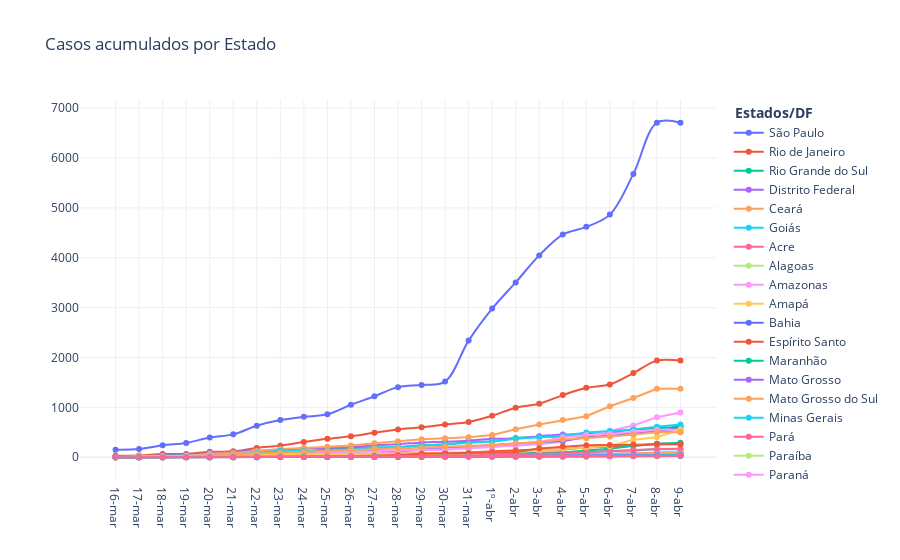

Here is the notebook cell this chart was saved with:
### Markdown cell above
![Figura1 Acumulado dos casos no Brasil por dia](IMG/AcumuladoBrasilDia.png)

### Code cell
# Plot confirmed cases
fig = go.Figure(
    [
        go.Scatter(x = acumulado_estados.Estado, y = acumulado_estados.SP, mode = 'markers+lines', name="São Paulo", line_shape='spline'),
        go.Scatter(x = acumulado_estados.Estado, y = acumulado_estados.RJ, mode = 'markers+lines', name="Rio de Janeiro", line_shape='spline'),
         go.Scatter(x = acumulado_estados.Estado, y = acumulado_estados.RS, mode = 'markers+lines', name="Rio Grande do Sul", line_shape='spline'),
        go.Scatter(x = acumulado_estados.Estado, y = acumulado_estados.DF, mode = 'markers+lines', name="Distrito Federal", line_shape='spline'),
        go.Scatter(x = acumulado_estados.Estado, y = acumulado_estados.CE, mode = 'markers+lines', name="Ceará"),
        go.Scatter(x = acumulado_estados.Estado, y = acumulado_estados.GO, mode = 'markers+lines', name="Goiás"),
        go.Scatter(x = acumulado_estados.Estado, y = acumulado_estados.AC, mode = 'markers+lines', name="Acre"),
        go.Scatter(x = acumulado_estados.Estado, y = acumulado_estados.AL, mode = 'markers+lines', name="Alagoas"),
        go.Scatter(x = acumulado_estados.Estado, y = acumulado_estados.AM, mode = 'markers+lines', name="Amazonas"),
        go.Scatter(x = acumulado_estados.Estado, y = acumulado_estados.AP, mode = 'markers+lines', name="Amapá"),
        go.Scatter(x = acumulado_estados.Estado, y = acumulado_estados.BA, mode = 'markers+lines', name="Bahia"),
        
        go.Scatter(x = acumulado_estados.Estado, y = acumulado_estados.ES, mode = 'markers+lines', name="Espírito Santo"),
        go.Scatter(x = acumulado_estados.Estado, y = acumulado_estados.MA, mode = 'markers+lines', name="Maranhão"),
        go.Scatter(x = acumulado_estados.Estado, y = acumulado_estados.MT, mode = 'markers+lines', name="Mato Grosso"),
        go.Scatter(x = acumulado_estados.Estado, y = acumulado_estados.MS, mode = 'markers+lines', name="Mato Grosso do Sul"),
        go.Scatter(x = acumulado_estados.Estado, y = acumulado_estados.MG, mode = 'markers+lines', name="Minas Gerais"),
        go.Scatter(x = acumulado_estados.Estado, y = acumulado_estados.PA, mode = 'markers+lines', name="Pará"),
        go.Scatter(x = acumulado_estados.Estado, y = acumulado_estados.PB, mode = 'markers+lines', name="Paraíba"),
        go.Scatter(x = acumulado_estados.Estado, y = acumulado_estados.PR, mode = 'markers+lines', name="Paraná"),
        go.Scatter(x = acumulado_estados.Estado, y = acumulado_estados.PE, mode = 'markers+lines', name="Pernambuco"),
        go.Scatter(x = acumulado_estados.Estado, y = acumulado_estados.PI, mode = 'markers+lines', name="Piauí"),
        go.Scatter(x = acumulado_estados.Estado, y = acumulado_estados.RN, mode = 'markers+lines', name="Rio Grande do Norte"),
        
        go.Scatter(x = acumulado_estados.Estado, y = acumulado_estados.RO, mode = 'markers+lines', name="Rondônia"),
        go.Scatter(x = acumulado_estados.Estado, y = acumulado_estados.RR, mode = 'markers+lines', name="Roraima"),
        go.Scatter(x = acumulado_estados.Estado, y = acumulado_estados.SC, mode = 'markers+lines', name="Santa Catarina"),
        go.Scatter(x = acumulado_estados.Estado, y = acumulado_estados.SE, mode = 'markers+lines', name="Sergipe"),
        go.Scatter(x = acumulado_estados.Estado, y = acumulado_estados.TO, mode = 'markers+lines', name="Tocantins"),
    ]
)

fig.update_layout(title='Casos acumulados por Estado',legend_title='<b> Estados/DF </b>',
                   
                   showlegend=True, template="plotly_white",direction='clockwise')

fig.show()

### Figure 1 — Plotly figure (JSON) as saved in the notebook; plotly's stock layout.template omitted (floating-point values rounded to 4 significant figures)
{"data": [{"line": {"shape": "spline"}, "mode": "markers+lines", "name": "São Paulo", "type": "scatter", "x": ["16-mar", "17-mar", "18-mar", "19-mar", "20-mar", "21-mar", "22-mar", "23-mar", "24-mar", "25-mar", "26-mar", "27-mar", "28-mar", "29-mar", "30-mar", "31-mar", "1º-abr", "2-abr", "3-abr", "4-abr", "5-abr", "6-abr", "7-abr", "8-abr", "9-abr"], "y": [152, 164, 240, 286, 396, 459, 631, 745, 810, 862, 1052, 1223, 1406, 1451, 1517, 2339, 2981, 3506, 4048, 4466, 4620, 4866, 5682, 6708, 6708]}, {"line": {"shape": "spline"}, "mode": "markers+lines", "name": "Rio de Janeiro", "type": "scatter", "x": ["16-mar", "17-mar", "18-mar", "19-mar", "20-mar", "21-mar", "22-mar", "23-mar", "24-mar", "25-mar", "26-mar", "27-mar", "28-mar", "29-mar", "30-mar", "31-mar", "1º-abr", "2-abr", "3-abr", "4-abr", "5-abr", "6-abr", "7-abr", "8-abr", "9-abr"], "y": [31, 33, 63, 66, 109, 119, 186, 233, 305, 370, 421, 493, 558, 600, 657, 708, 832, 992, 1074, 1246, 1394, 1461, 1688, 1938, 1938]}, {"line": {"shape": "spline"}, "mode": "markers+lines", "name": "Rio Grande do Sul", "type": "scatter", "x": ["16-mar", "17-mar", "18-mar", "19-mar", "20-mar", "21-mar", "22-mar", "23-mar", "24-mar", "25-mar", "26-mar", "27-mar", "28-mar", "29-mar", "30-mar", "31-mar", "1º-abr", "2-abr", "3-abr", "4-abr", "5-abr", "6-abr", "7-abr", "8-abr", "9-abr"], "y": [6, 19, 28, 37, 56, 71, 77, 96, 112, 162, 190, 197, 200, 239, 254, 305, 316, 386, 410, 418, 468, 501, 555, 581, 618]}, {"line": {"shape": "spline"}, "mode": "markers+lines", "name": "Distrito Federal", "type": "scatter", "x": ["16-mar", "17-mar", "18-mar", "19-mar", "20-mar", "21-mar", "22-mar", "23-mar", "24-mar", "25-mar", "26-mar", "27-mar", "28-mar", "29-mar", "30-mar", "31-mar", "1º-abr", "2-abr", "3-abr", "4-abr", "5-abr", "6-abr", "7-abr", "8-abr", "9-abr"], "y": [13, 19, 36, 42, 87, 112, 131, 146, 177, 191, 203, 242, 260, 298, 312, 333, 370, 377, 422, 454, 468, 485, 492, 511, 511]}, {"mode": "markers+lines", "name": "Ceará", "type": "scatter", "x": ["16-mar", "17-mar", "18-mar", "19-mar", "20-mar", "21-mar", "22-mar", "23-mar", "24-mar", "25-mar", "26-mar", "27-mar", "28-mar", "29-mar", "30-mar", "31-mar", "1º-abr", "2-abr", "3-abr", "4-abr", "5-abr", "6-abr", "7-abr", "8-abr", "9-abr"], "y": [0, 11, 20, 24, 68, 84, 125, 164, 185, 211, 238, 282, 322, 359, 382, 401, 445, 563, 658, 745, 824, 1023, 1188, 1374, 1374]}, {"mode": "markers+lines", "name": "Goiás", "type": "scatter", "x": ["16-mar", "17-mar", "18-mar", "19-mar", "20-mar", "21-mar", "22-mar", "23-mar", "24-mar", "25-mar", "26-mar", "27-mar", "28-mar", "29-mar", "30-mar", "31-mar", "1º-abr", "2-abr", "3-abr", "4-abr", "5-abr", "6-abr", "7-abr", "8-abr", "9-abr"], "y": [3, 10, 12, 15, 15, 18, 21, 23, 29, 29, 38, 49, 56, 58, 60, 65, 73, 73, 88, 103, 115, 119, 133, 159, 159]}, {"mode": "markers+lines", "name": "Acre", "type": "scatter", "x": ["16-mar", "17-mar", "18-mar", "19-mar", "20-mar", "21-mar", "22-mar", "23-mar", "24-mar", "25-mar", "26-mar", "27-mar", "28-mar", "29-mar", "30-mar", "31-mar", "1º-abr", "2-abr", "3-abr", "4-abr", "5-abr", "6-abr", "7-abr", "8-abr", "9-abr"], "y": [0, 3, 3, 3, 7, 11, 11, 17, 21, 23, 23, 25, 25, 34, 41, 42, 43, 45, 46, 46, 48, 50, 50, 58, 58]}, {"mode": "markers+lines", "name": "Alagoas", "type": "scatter", "x": ["16-mar", "17-mar", "18-mar", "19-mar", "20-mar", "21-mar", "22-mar", "23-mar", "24-mar", "25-mar", "26-mar", "27-mar", "28-mar", "29-mar", "30-mar", "31-mar", "1º-abr", "2-abr", "3-abr", "4-abr", "5-abr", "6-abr", "7-abr", "8-abr", "9-abr"], "y": [1, 1, 1, 4, 6, 7, 7, 8, 10, 11, 11, 12, 14, 14, 17, 18, 18, 18, 23, 23, 28, 31, 34, 34, 37]}, {"mode": "markers+lines", "name": "Amazonas", "type": "scatter", "x": ["16-mar", "17-mar", "18-mar", "19-mar", "20-mar", "21-mar", "22-mar", "23-mar", "24-mar", "25-mar", "26-mar", "27-mar", "28-mar", "29-mar", "30-mar", "31-mar", "1º-abr", "2-abr", "3-abr", "4-abr", "5-abr", "6-abr", "7-abr", "8-abr", "9-abr"], "y": [1, 1, 2, 3, 7, 26, 26, 32, 47, 54, 67, 81, 111, 140, 151, 175, 200, 229, 260, 311, 417, 532, 636, 804, 899]}, {"mode": "markers+lines", "name": "Amapá", "type": "scatter", "x": ["16-mar", "17-mar", "18-mar", "19-mar", "20-mar", "21-mar", "22-mar", "23-mar", "24-mar", "25-mar", "26-mar", "27-mar", "28-mar", "29-mar", "30-mar", "31-mar", "1º-abr", "2-abr", "3-abr", "4-abr", "5-abr", "6-abr", "7-abr", "8-abr", "9-abr"], "y": [0, 0, 0, 0, 1, 1, 1, 1, 1, 2, 2, 3, 4, 4, 8, 10, 11, 12, 19, 29, 31, 30, 51, 107, 107]}, {"mode": "markers+lines", "name": "Bahia", "type": "scatter", "x": ["16-mar", "17-mar", "18-mar", "19-mar", "20-mar", "21-mar", "22-mar", "23-mar", "24-mar", "25-mar", "26-mar", "27-mar", "28-mar", "29-mar", "30-mar", "31-mar", "1º-abr", "2-abr", "3-abr", "4-abr", "5-abr", "6-abr", "7-abr", "8-abr", "9-abr"], "y": [2, 16, 27, 31, 34, 49, 55, 63, 79, 91, 108, 123, 127, 156, 176, 217, 246, 267, 290, 332, 401, 437, 462, 515, 599]}, {"mode": "markers+lines", "name": "Espírito Santo", "type": "scatter", "x": ["16-mar", "17-mar", "18-mar", "19-mar", "20-mar", "21-mar", "22-mar", "23-mar", "24-mar", "25-mar", "26-mar", "27-mar", "28-mar", "29-mar", "30-mar", "31-mar", "1º-abr", "2-abr", "3-abr", "4-abr", "5-abr", "6-abr", "7-abr", "8-abr", "9-abr"], "y": [1, 8, 11, 13, 16, 26, 26, 33, 40, 40, 48, 54, 61, 72, 85, 97, 120, 139, 153, 153, 194, 209, 227, 273, 273]}, {"mode": "markers+lines", "name": "Maranhão", "type": "scatter", "x": ["16-mar", "17-mar", "18-mar", "19-mar", "20-mar", "21-mar", "22-mar", "23-mar", "24-mar", "25-mar", "26-mar", "27-mar", "28-mar", "29-mar", "30-mar", "31-mar", "1º-abr", "2-abr", "3-abr", "4-abr", "5-abr", "6-abr", "7-abr", "8-abr", "9-abr"], "y": [0, 0, 0, 0, 0, 2, 2, 8, 8, 8, 10, 14, 14, 22, 31, 52, 71, 81, 88, 96, 133, 172, 230, 273, 292]}, {"mode": "markers+lines", "name": "Mato Grosso", "type": "scatter", "x": ["16-mar", "17-mar", "18-mar", "19-mar", "20-mar", "21-mar", "22-mar", "23-mar", "24-mar", "25-mar", "26-mar", "27-mar", "28-mar", "29-mar", "30-mar", "31-mar", "1º-abr", "2-abr", "3-abr", "4-abr", "5-abr", "6-abr", "7-abr", "8-abr", "9-abr"], "y": [0, 0, 0, 0, 1, 2, 2, 6, 7, 9, 11, 11, 11, 11, 18, 25, 28, 41, 44, 60, 60, 76, 78, 90, 90]}, {"mode": "markers+lines", "name": "Mato Grosso do Sul", "type": "scatter", "x": ["16-mar", "17-mar", "18-mar", "19-mar", "20-mar", "21-mar", "22-mar", "23-mar", "24-mar", "25-mar", "26-mar", "27-mar", "28-mar", "29-mar", "30-mar", "31-mar", "1º-abr", "2-abr", "3-abr", "4-abr", "5-abr", "6-abr", "7-abr", "8-abr", "9-abr"], "y": [2, 6, 7, 9, 12, 16, 21, 21, 24, 24, 25, 28, 31, 36, 44, 48, 51, 53, 60, 62, 65, 66, 80, 85, 89]}, {"mode": "markers+lines", "name": "Minas Gerais", "type": "scatter", "x": ["16-mar", "17-mar", "18-mar", "19-mar", "20-mar", "21-mar", "22-mar", "23-mar", "24-mar", "25-mar", "26-mar", "27-mar", "28-mar", "29-mar", "30-mar", "31-mar", "1º-abr", "2-abr", "3-abr", "4-abr", "5-abr", "6-abr", "7-abr", "8-abr", "9-abr"], "y": [5, 14, 19, 29, 38, 55, 83, 128, 130, 133, 153, 189, 205, 231, 261, 275, 314, 370, 397, 430, 498, 525, 559, 614, 655]}, {"mode": "markers+lines", "name": "Pará", "type": "scatter", "x": ["16-mar", "17-mar", "18-mar", "19-mar", "20-mar", "21-mar", "22-mar", "23-mar", "24-mar", "25-mar", "26-mar", "27-mar", "28-mar", "29-mar", "30-mar", "31-mar", "1º-abr", "2-abr", "3-abr", "4-abr", "5-abr", "6-abr", "7-abr", "8-abr", "9-abr"], "y": [0, 0, 1, 1, 2, 4, 4, 5, 5, 7, 13, 16, 17, 20, 26, 34, 40, 49, 75, 80, 102, 123, 154, 165, 168]}, {"mode": "markers+lines", "name": "Paraíba", "type": "scatter", "x": ["16-mar", "17-mar", "18-mar", "19-mar", "20-mar", "21-mar", "22-mar", "23-mar", "24-mar", "25-mar", "26-mar", "27-mar", "28-mar", "29-mar", "30-mar", "31-mar", "1º-abr", "2-abr", "3-abr", "4-abr", "5-abr", "6-abr", "7-abr", "8-abr", "9-abr"], "y": [0, 0, 1, 1, 1, 1, 1, 2, 3, 5, 6, 10, 14, 14, 17, 19, 21, 29, 32, 34, 35, 36, 41, 55, 55]}, {"mode": "markers+lines", "name": "Paraná", "type": "scatter", "x": ["16-mar", "17-mar", "18-mar", "19-mar", "20-mar", "21-mar", "22-mar", "23-mar", "24-mar", "25-mar", "26-mar", "27-mar", "28-mar", "29-mar", "30-mar", "31-mar", "1º-abr", "2-abr", "3-abr", "4-abr", "5-abr", "6-abr", "7-abr", "8-abr", "9-abr"], "y": [6, 12, 14, 23, 36, 43, 54, 60, 70, 97, 106, 125, 137, 152, 160, 185, 229, 258, 307, 401, 445, 466, 511, 550, 550]}, {"mode": "markers+lines", "name": "Pernambuco", "type": "scatter", "x": ["16-mar", "17-mar", "18-mar", "19-mar", "20-mar", "21-mar", "22-mar", "23-mar", "24-mar", "25-mar", "26-mar", "27-mar", "28-mar", "29-mar", "30-mar", "31-mar", "1º-abr", "2-abr", "3-abr", "4-abr", "5-abr", "6-abr", "7-abr", "8-abr", "9-abr"], "y": [2, 19, 22, 28, 31, 33, 37, 42, 42, 46, 48, 57, 68, 73, 77, 87, 95, 106, 136, 176, 201, 223, 352, 401, 555]}, {"mode": "markers+lines", "name": "Piauí", "type": "scatter", "x": ["16-mar", "17-mar", "18-mar", "19-mar", "20-mar", "21-mar", "22-mar", "23-mar", "24-mar", "25-mar", "26-mar", "27-mar", "28-mar", "29-mar", "30-mar", "31-mar", "1º-abr", "2-abr", "3-abr", "4-abr", "5-abr", "6-abr", "7-abr", "8-abr", "9-abr"], "y": [0, 0, 0, 3, 4, 4, 6, 6, 8, 8, 9, 9, 11, 16, 18, 18, 19, 19, 22, 24, 24, 26, 31, 38, 38]}, {"mode": "markers+lines", "name": "Rio Grande do Norte", "type": "scatter", "x": ["16-mar", "17-mar", "18-mar", "19-mar", "20-mar", "21-mar", "22-mar", "23-mar", "24-mar", "25-mar", "26-mar", "27-mar", "28-mar", "29-mar", "30-mar", "31-mar", "1º-abr", "2-abr", "3-abr", "4-abr", "5-abr", "6-abr", "7-abr", "8-abr", "9-abr"], "y": [1, 1, 1, 1, 1, 9, 9, 13, 14, 14, 19, 28, 45, 68, 77, 82, 92, 106, 176, 215, 242, 246, 254, 261, 261]}, {"mode": "markers+lines", "name": "Rondônia", "type": "scatter", "x": ["16-mar", "17-mar", "18-mar", "19-mar", "20-mar", "21-mar", "22-mar", "23-mar", "24-mar", "25-mar", "26-mar", "27-mar", "28-mar", "29-mar", "30-mar", "31-mar", "1º-abr", "2-abr", "3-abr", "4-abr", "5-abr", "6-abr", "7-abr", "8-abr", "9-abr"], "y": [0, 0, 0, 0, 1, 3, 3, 3, 5, 5, 6, 6, 6, 6, 8, 9, 9, 10, 10, 11, 14, 18, 23, 26, 26]}, {"mode": "markers+lines", "name": "Roraima", "type": "scatter", "x": ["16-mar", "17-mar", "18-mar", "19-mar", "20-mar", "21-mar", "22-mar", "23-mar", "24-mar", "25-mar", "26-mar", "27-mar", "28-mar", "29-mar", "30-mar", "31-mar", "1º-abr", "2-abr", "3-abr", "4-abr", "5-abr", "6-abr", "7-abr", "8-abr", "9-abr"], "y": [0, 0, 0, 0, 0, 2, 2, 2, 8, 8, 8, 12, 16, 16, 16, 22, 26, 30, 37, 42, 42, 42, 49, 52, 52]}, {"mode": "markers+lines", "name": "Santa Catarina", "type": "scatter", "x": ["16-mar", "17-mar", "18-mar", "19-mar", "20-mar", "21-mar", "22-mar", "23-mar", "24-mar", "25-mar", "26-mar", "27-mar", "28-mar", "29-mar", "30-mar", "31-mar", "1º-abr", "2-abr", "3-abr", "4-abr", "5-abr", "6-abr", "7-abr", "8-abr", "9-abr"], "y": [7, 7, 14, 21, 40, 57, 68, 86, 109, 122, 149, 163, 184, 197, 219, 235, 247, 281, 301, 356, 379, 417, 457, 501, 501]}, {"mode": "markers+lines", "name": "Sergipe", "type": "scatter", "x": ["16-mar", "17-mar", "18-mar", "19-mar", "20-mar", "21-mar", "22-mar", "23-mar", "24-mar", "25-mar", "26-mar", "27-mar", "28-mar", "29-mar", "30-mar", "31-mar", "1º-abr", "2-abr", "3-abr", "4-abr", "5-abr", "6-abr", "7-abr", "8-abr", "9-abr"], "y": [1, 5, 6, 6, 7, 10, 10, 10, 15, 16, 16, 16, 16, 16, 18, 20, 22, 24, 27, 32, 32, 32, 36, 39, 39]}, {"mode": "markers+lines", "name": "Tocantins", "type": "scatter", "x": ["16-mar", "17-mar", "18-mar", "19-mar", "20-mar", "21-mar", "22-mar", "23-mar", "24-mar", "25-mar", "26-mar", "27-mar", "28-mar", "29-mar", "30-mar", "31-mar", "1º-abr", "2-abr", "3-abr", "4-abr", "5-abr", "6-abr", "7-abr", "8-abr", "9-abr"], "y": [0, 0, 1, 1, 1, 2, 5, 7, 7, 7, 8, 9, 9, 10, 11, 12, 12, 12, 13, 16, 17, 18, 19, 23, 23]}], "layout": {"direction": "clockwise", "legend": {"title": {"text": "<b> Estados/DF </b>"}}, "showlegend": true, "title": {"text": "Casos acumulados por Estado"}}}
